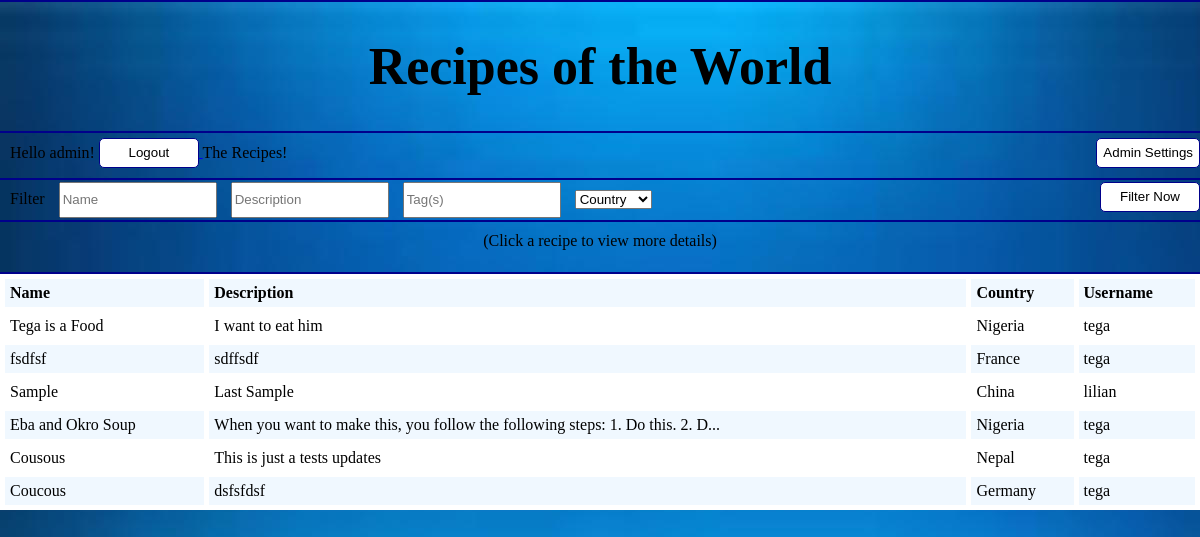
Screenshot of /index.php (signed in) with the database file from the repository.
### tables this page shows
CREATE TABLE `recipes` (
  `id` int(11) NOT NULL AUTO_INCREMENT,
  `name` varchar(250) NOT NULL,
  `description` varchar(10000) NOT NULL,
  `country` varchar(250) NOT NULL,
  `userID` int(11) NOT NULL,
  `date_added` timestamp NULL DEFAULT NULL,
  `photo` varchar(200) DEFAULT NULL,
  PRIMARY KEY (`id`),
  KEY `FK_recipes_userID` (`userID`),
  CONSTRAINT `FK_recipes_userID` FOREIGN KEY (`userID`) REFERENCES `users` (`id`)
);

CREATE TABLE `users` (
  `id` int(11) NOT NULL AUTO_INCREMENT,
  `username` varchar(45) NOT NULL,
  `password` varchar(200) NOT NULL,
  `is_admin` tinyint(1) NOT NULL DEFAULT '0' COMMENT '1 means the person is an admin while 0 means the person is not an admin',
  `country` varchar(45) DEFAULT NULL,
  PRIMARY KEY (`id`)
);

### classes/DBConnection.php (called while the page is built, shortened)
<?php
class DBConnection
{
    public function getDBConnection()
    {
        $db_host = '127.0.0.1';
        $db_login = 'root';
        $db_password = '';
        $db_name = 'recipe_db';
        $mysqli = new mysqli($db_host,$db_login,$db_password,$db_name);
        if ($mysqli->connect_errno) {
            die("There was an error connecting to the database");
        } else {
            return $mysqli;
        }
    }
    public function getMultipleResultSet($sql)
    {
        $resultSet = [];
        $mysqli = $this->getDBConnection();
        $result = $mysqli->query($sql);
        if (!empty($result) && $result->num_rows != 0) {
            while ($row = $result->fetch_assoc()) {
                $resultSet[] = $row;
            }
        }
        return $resultSet;
    }
}

### classes/Recipe.php (called while the page is built, shortened)
<?php
require_once 'DBConnection.php';
require_once 'Util.php';
class Recipe
{
    public function getAllRecipes()
    {
        $db = new DBConnection();
        $sql = "SELECT
                    r.id AS recipe_id,
                    r.name AS recipe_name,
                    r.description,
                    r.country,
                    users.username
                FROM recipes r
                LEFT JOIN users ON (users.id = r.userID)
                ORDER BY date_added DESC";
        return $db->getMultipleResultSet($sql);
    }
}

### classes/Util.php (called while the page is built, shortened)
<?php
class Util
{
    public function encryptPK($id)
    {
        $id = $id * 138628;
        $id = $id + 789;
        return $id * 93;
    }
}

### index.php (the view, shortened to what this page needs)
<?php
require_once 'classes/Recipe.php';
require_once 'classes/Util.php';
$recipe = new Recipe();
$util = new Util();
$recipes = array();
if (isset($_GET['name']) || isset($_GET['description']) || isset($_GET['tags']) || isset($_GET['country']) || isset($_GET['only_mine'])) {
    $name = isset($_GET['name']) ? $_GET['name'] : "";
    $description = isset($_GET['description']) ? $_GET['description'] : "";
    $tags = isset($_GET['tags']) ? $_GET['tags'] : "";
    $country = isset($_GET['country']) ? $_GET['country'] : "";
    $onlyMine = isset($_GET['only_mine']) && $_GET['only_mine'] == "on" ? 1 : 0;
    $recipes = $recipe->getFilteredRecipes($name, $description, $tags, $country, $onlyMine);
} else {
    $recipes = $recipe->getAllRecipes();
}
?>
<!DOCTYPE html>
<html>
    <head>
        <?php include_once('meta.php'); ?>
    </head>
    <body>
        <?php include_once('header.php'); ?>
        <section id="section1">
            <?php if (!isset($_SESSION['is_logged_in'])) {
                ?>
                <form method="post" id="login-form" action="login.php">
                    <input type="text" id="username" name="username" placeholder="Username" required/>
                    <input type="password" id="password" name="password" required/>
                    <button type="submit" name="Login" id="Login">Login</button>
                </form>
                <a href="register.php" id="register-link">
                    <button>Register</button>
                </a>
                <?php
            } else {
                echo "Hello " . htmlentities($_SESSION['username']) . "!      ";
                ?>
                <a href="logout.php">
                    <button type="button" name="Logout" id="Logout">Logout</button>
                </a>
                <?php
            }?>
            The Recipes!
            <?php if (isset($_SESSION['is_logged_in'])) {
                if ($_SESSION['admin'] == 0) {
                    ?>
                    <a href="add_recipe.php" id="new-recipe-link">
                        <button>Add New Recipe</button>
                    </a>
                    <?php
                } else {
                    ?>
                    <a href="settings.php" id="new-recipe-link">
                        <button>Admin Settings</button>
                    </a>
                    <?php
                }
            } ?>
        </section>
        <section id="section2">
            <form method="get" id="filter-form">
                <span>Filter</span>
                <input type="text" id="name" name="name" placeholder="Name" value="<?php if(isset($_GET['name'])) {echo $_GET['name'];} ?>"/>
                <input type="text" id="descriptions" name="description" placeholder="Description" value="<?php if(isset($_GET['description'])) {echo $_GET['description'];} ?>"/>
                <input type="text" id="tags" name="tags" placeholder="Tag(s)" value="<?php if(isset($_GET['tags'])) {echo $_GET['tags'];} ?>"/>
                <select name="country" id="country">
                    <option value="">Country</option>
                </select>
                <button name="filter" id="filter" type="submit">Filter Now</button>
            </form>
        </section>
        <section id="section3">
            <div id="instruction">(Click a recipe to view more details)</div>
        </section>
        <section id="section4">
            <table width="100%" cellpadding="5" cellspacing="5" id="recipe-list">
                <tr align="left" class="alternate">
                    <th>Name</th>
                    <th>Description</th>
                    <th>Country</th>
                    <th>Username</th>
                </tr>
                <?php
                $i = 0;
                foreach ($recipes as $line) {
                    ?>
                        <tr class="<?php echo $i % 2 == 0 ? '' : 'alternate'; ?>">
                            <td>
                                <a class="no-decorate" href="view_recipe.php?recipe_id=<?php echo $util->encryptPK($line['recipe_id']); ?>">
                                    <?php echo $line['recipe_name'];?>
                                </a>
                            </td>
                            <td>
                                <a class="no-decorate" href="view_recipe.php?recipe_id=<?php echo $util->encryptPK($line['recipe_id']); ?>">
                                    <?php echo strlen($line['description']) > 80 ? "<span class='ellipsis'>" . substr($line['description'],0,80)."...</span>" : $line['description']; ?>
                                </a>
                            </td>
                            <td>
                                <a class="no-decorate" href="view_recipe.php?recipe_id=<?php echo $util->encryptPK($line['recipe_id']); ?>">
                                    <?php echo $line['country'];?>
                                </a>
                            </td>
                            <td>
                                <a class="no-decorate" href="view_recipe.php?recipe_id=<?php echo $util->encryptPK($line['recipe_id']); ?>">
                                    <?php echo $line['username'];?>
                                </a>
                            </td>
                        </tr>
                    <?php
                    $i++;
                }
                ?>
            </table>
        </section>
    </body>
</html>

### style.css (style rules this page uses)
body { background-image: url("bg.jpg"); font-family: "Trebuchet MS"; width: 100%; margin: 0; }
section { min-height: 40px; }
#section2 { border-bottom: 2px solid darkblue; }
#section3 { border-bottom: 2px solid darkblue; }
#section1 { padding-top: 5px; padding-left: 10px; border-bottom: 2px solid darkblue; }
#new-recipe-link { display: inline-block; float: right; }
input[type=text], input[type=password] { width: 150px; height: 30px; }
button { min-width: 100px; height: 30px; border: 1px solid darkblue; border-radius: 5px; background-color: white; }
#section2 #filter-form * { margin-left: 10px; margin-top: 2px; margin-bottom: auto; display: inline-block; }
#section2 #filter-form #filter { float: right; }
#section3 #instruction { text-align: center; margin-top: 10px; }
#section4 #recipe-list { background-color: white; }
.alternate { background-color: aliceblue; }
.no-decorate { text-decoration: none; color: inherit; }
.ellipsis { overflow: hidden; white-space: nowrap; text-overflow: ellipsis; }

### rows the page displays
recipes: name "Tega is a Food", description "I want to eat him", country "Nigeria", userID.username "tega"
recipes: name "fsdfsf", description "sdffsdf", country "France", userID.username "tega"
recipes: name "Sample", description "Last Sample", country "China", userID.username "lilian"
recipes: name "Eba and Okro Soup", description "When you want to make this, you follow the following steps: 1. Do this. 2. D", country "Nigeria", userID.username "tega"
recipes: name "Cousous", description "This is just a tests updates", country "Nepal", userID.username "tega"
recipes: name "Coucous", description "dsfsfdsf", country "Germany", userID.username "tega"

### other values shown
$_SESSION['username'] "admin"
